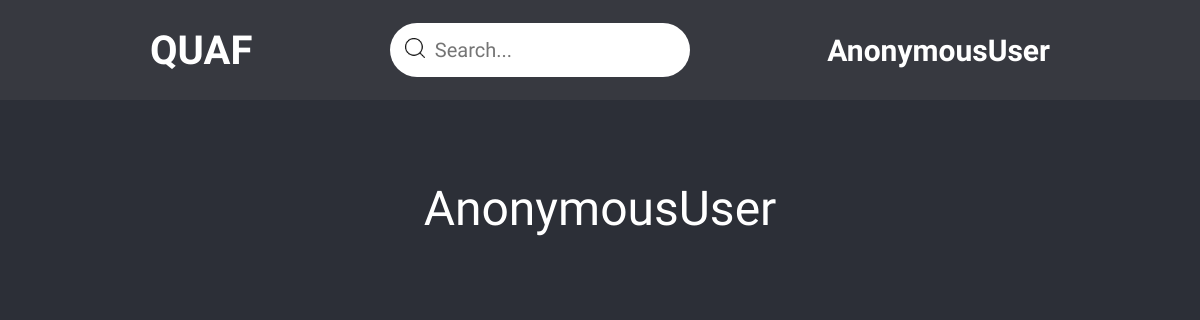
/manager/fadhli/, run on an earlier commit of the app's database.
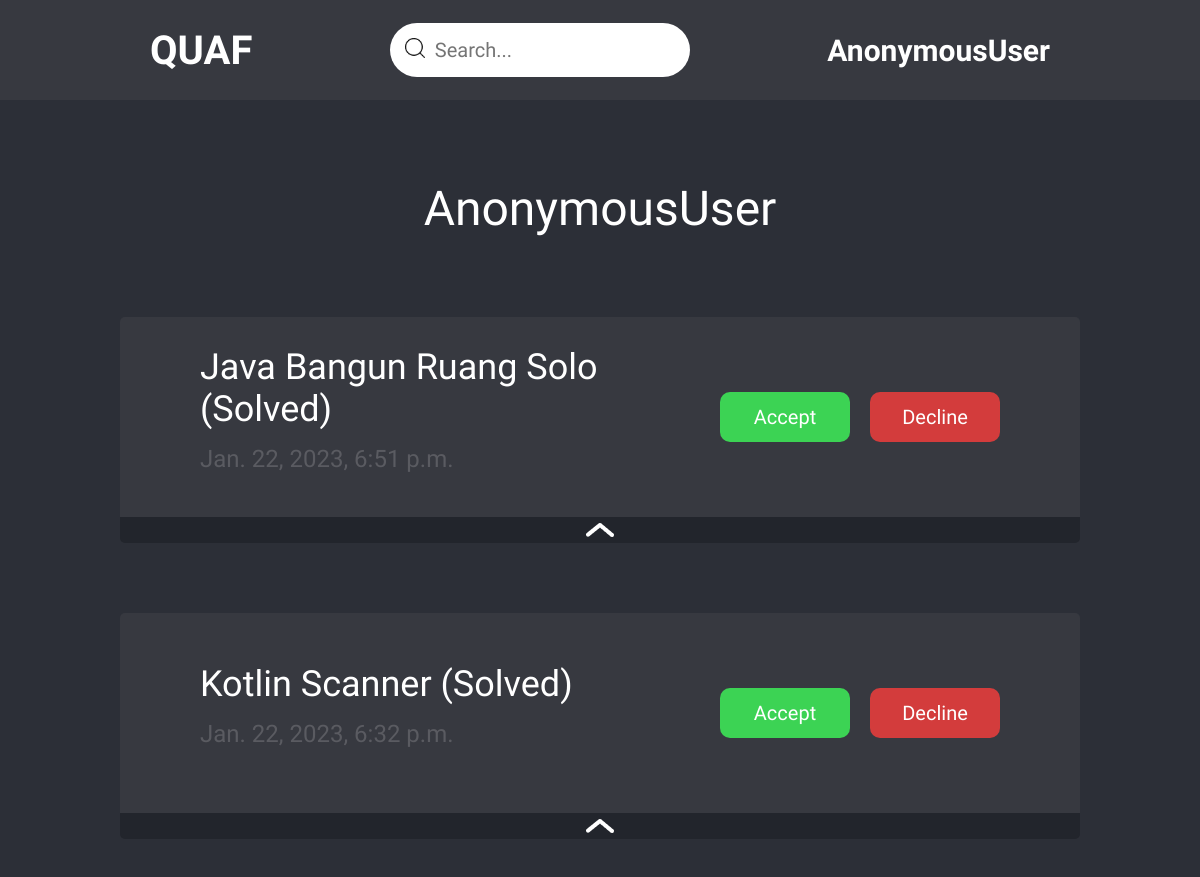
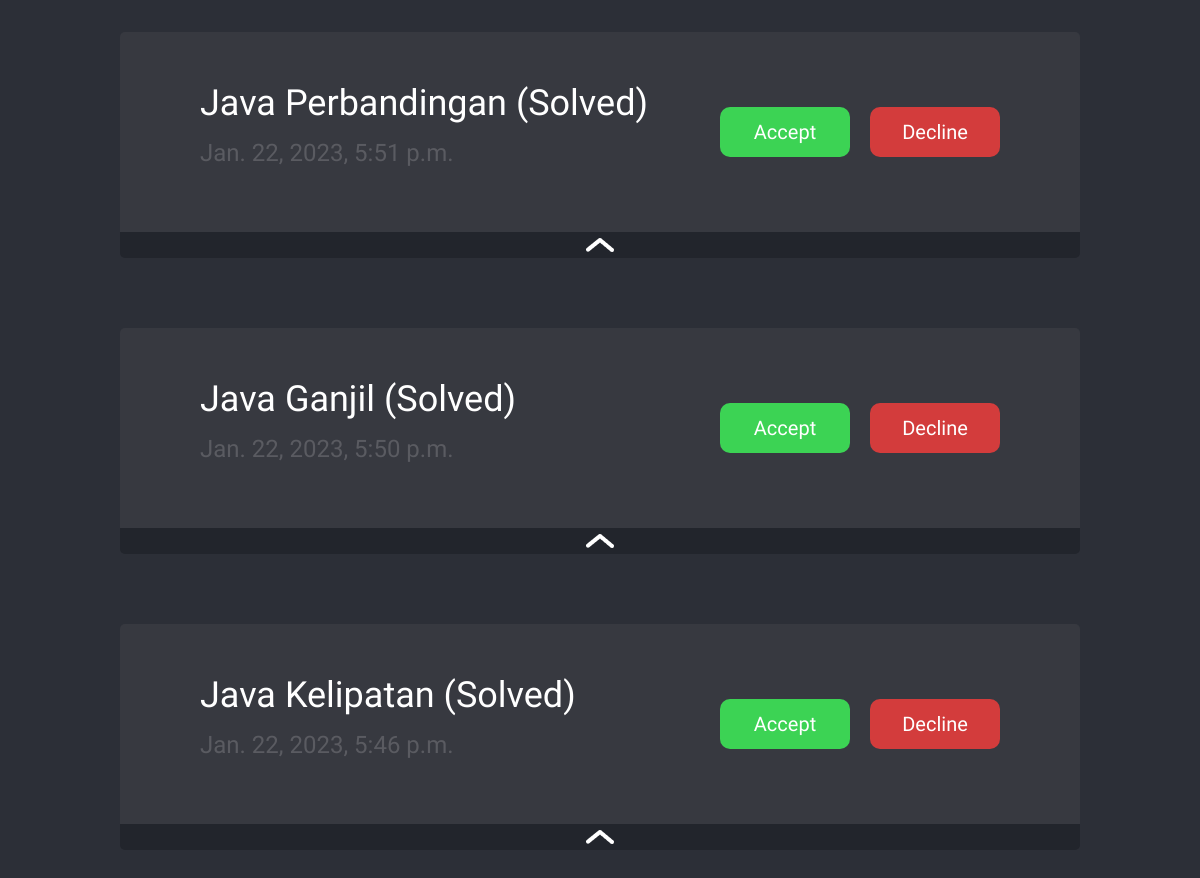
And on a later commit of the database (2 pictures, top to bottom).
### project/models.py (models this page shows, shortened)
class UserSubmit(models.Model):
    user = models.CharField(max_length=20)
    soal = models.ForeignKey(Soal, on_delete=models.CASCADE)
    jawaban = models.TextField(null=True)
    status = models.CharField(max_length=20, default="Unsolved")
    created = models.DateTimeField(auto_now_add=True, null=True)
    updated = models.DateTimeField(auto_now=True)

### manager/models.py (models this page shows, shortened)
class Soal(models.Model):
    category = (
        ("Easy","Easy"),
        ("Medium","Medium"),
        ("Hard","Hard"),
    )
    data = (
        ("Java","Java"),
        ("HTML","HTML"),
        ("Kotlin","Kotlin"),
        ("PHP","PHP"),
        ("Android","Android"),
        )
    title = models.CharField(max_length=20)
    description = models.CharField(max_length=50, null=True)
    code = models.TextField(null=True)
    category = models.CharField(max_length=20,choices=category)
    course = models.CharField(max_length=20,choices=data)
    contoh = models.ImageField(upload_to='static/img/', null=True, blank=True)

### manager/views.py (the view, shortened to what this page needs)
# urls.py: path('<str:username>/',views.detailJUser.as_view()),
class detailJUser(ListView):
    ordering = '-updated'
    model = UserSubmit
    template_name = 'manager/jawaban.html'
    object_list = model.objects.all()
    def get(self,request,*args, **kwargs):
        self.object_list = self.get_queryset().filter(user = kwargs['username'])
        if "search" in request.GET:
            keyword = request.GET['search']
            self.object_list = self.object_list.filter(status__contains = keyword)
        return render(request, self.template_name,{"object_list":self.object_list})

### manager/templates/manager/jawaban.html (shortened to what this page needs)
{% load static %}
<!DOCTYPE html>
<html lang="en">
<head>
    <link rel="stylesheet" href="{% static 'static/css/admin.css' %}">
</head>
<body>
    <header>
        <h1><a href="/"> QUAF </a></h1>
        <div class="searchbar" for="search">
            <label for="search"><img src="{% static 'static/img/search.png' %}" alt="search..."></label>
            <form action="" method="get">
                <input type="text" name="search" value="" placeholder="Search...">
            </form>
            </div>
            <nav>
                <li><a><b> {{user}} </b></a></li>
            </nav>
    </header>
    <main>
        <p class="judulc">{{user}}</p>
        <div class="content1">
            {% for x in object_list%}
            <div class="vertical">
                <div class="card">
                    <div class="verticalisicard">
                        <p class="judul">{{x.soal.course}} {{x.soal.title}} ({{x.status}})</p>
                        <p class="date">{{x.updated}}</p>
                    </div>
                    <form class="hrz" action="" method="POST" >
                        <button class="accept" name="accept" value="{{x.id}}">Accept</button>
                        <button class="decline" name="decline" value="{{x.id}}">Decline</button>
                    </form>
                </div>
                <div class="accordion">
                    <div class="acc">
                        <label for="acc1{{x.id}}"><img src="{% static 'img/arrow.png' %}" style="margin: 5px 0px;" alt=""></label>
                    </div>
                </div>
            </div>
            {% endfor %}
        </div>
    </main>
</body>
</html>

### static/css/admin.css (style rules this page uses)
* { margin: 0; padding: 0; font-family: 'Plus Jakarta Sans', sans-serif; }
body { background-color: #2C2F37; }
main { height: auto; }
header { position: sticky; top :0; height: 100px; width: auto; background-color: #373940; display: flex; align-items: center; justify-content: space-between; padding: 0px 150px; position: sticky; }
nav li a { text-decoration: none; }
nav { display: flex; align-items: center; justify-content: space-between; }
h1 a { color: white; text-decoration: none; font-size: 40px; cursor: pointer; }
nav li { font-size: 30px; font: bold; list-style: none; }
nav li a { color: white; }
.searchbar img { width: 20px; height: auto; margin: 15px 10px 15px 15px ; }
.searchbar input { height: 30px; width: 230px; border: none; font-size: 20px; outline: none; }
.searchbar { width: 300px; display: flex; align-items: center; border-radius: 40px; background-color: white; }
main .judulc { font-size: 48px; margin: 80px 0px ; text-align: center; color: rgb(255, 255, 255); }
.content1 { display: flex; gap: 20px; flex-direction: column; align-items: center; justify-content: center; }
.card { border-radius: 5px 5px 0px 0px; width: 800px; height: 200px; background-color: #373940; display: flex; justify-content: space-between; align-items: center; padding: 0px 80px; }
.verticalisicard { display: flex; flex-direction: column; }
.verticalisicard .judul { font-size: 36px; color: white; }
.verticalisicard .date { margin: 15px 0px; font-size: 24px; }
.date { color: #5A5B61; }
.hrz { display: flex; gap: 20px; }
.accept { width: 130px; height: 50px ; font-size: 20px; border-radius: 10px; background-color: #3CD354; color: rgb(255, 255, 255); border: none; }
.decline { width: 130px; height: 50px ; font-size: 20px; border-radius: 10px; background-color: #D33C3C; color: rgb(255, 255, 255); border: none; }
.accordion { margin-bottom: 50px; }
.accordion label { background-color: #22252C; width: 960px; height: auto; display: flex; border-radius: 0px 0px 5px 5px; align-items: center; justify-content: center; }

What changed in the data, as far as the page shows it:
added UserSubmit: soal.course "Java", soal "Bangun Ruang Solo", status "Solved", updated "Jan. 22, 2023, 6:51 p.m.", {{ x.id }} 16 (drawn)
added UserSubmit: soal.course "Kotlin", soal "Scanner", status "Solved", updated "Jan. 22, 2023, 6:32 p.m.", {{ x.id }} 15 (drawn)
added UserSubmit: soal.course "Java", soal "Perbandingan", status "Solved", updated "Jan. 22, 2023, 5:51 p.m.", {{ x.id }} 14 (drawn)
added UserSubmit: soal.course "Java", soal "Ganjil", status "Solved", updated "Jan. 22, 2023, 5:50 p.m.", {{ x.id }} 13 (drawn)
added UserSubmit: soal.course "Java", soal "Kelipatan", status "Solved", updated "Jan. 22, 2023, 5:46 p.m.", {{ x.id }} 12 (drawn)
